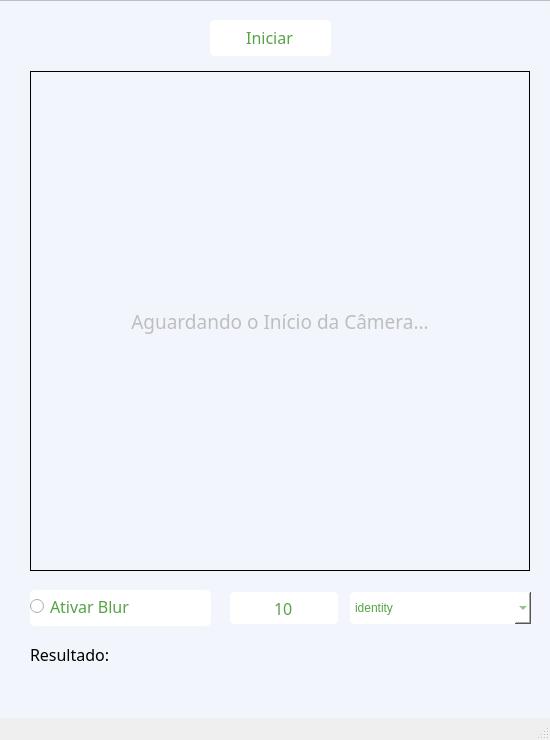
<?xml version="1.0" encoding="UTF-8"?>
<ui version="4.0">
 <class>MainWindow</class>
 <widget class="QMainWindow" name="MainWindow">
  <property name="geometry">
   <rect>
    <x>0</x>
    <y>0</y>
    <width>550</width>
    <height>740</height>
   </rect>
  </property>
  <property name="minimumSize">
   <size>
    <width>550</width>
    <height>740</height>
   </size>
  </property>
  <property name="maximumSize">
   <size>
    <width>550</width>
    <height>740</height>
   </size>
  </property>
  <property name="windowTitle">
   <string>SMULT</string>
  </property>
  <widget class="QWidget" name="centralwidget">
   <property name="maximumSize">
    <size>
     <width>1078</width>
     <height>740</height>
    </size>
   </property>
   <widget class="QFrame" name="frame">
    <property name="geometry">
     <rect>
      <x>-60</x>
      <y>0</y>
      <width>625</width>
      <height>741</height>
     </rect>
    </property>
    <property name="styleSheet">
     <string notr="true">background-color: rgb(242, 246, 252);</string>
    </property>
    <property name="frameShape">
     <enum>QFrame::StyledPanel</enum>
    </property>
    <property name="frameShadow">
     <enum>QFrame::Raised</enum>
    </property>
    <widget class="QWidget" name="verticalLayoutWidget_4">
     <property name="geometry">
      <rect>
       <x>410</x>
       <y>590</y>
       <width>181</width>
       <height>36</height>
      </rect>
     </property>
     <layout class="QVBoxLayout" name="qvboxlayout_conv">
      <item>
       <widget class="QFrame" name="qframe_conv">
        <property name="minimumSize">
         <size>
          <width>181</width>
          <height>32</height>
         </size>
        </property>
        <property name="maximumSize">
         <size>
          <width>181</width>
          <height>32</height>
         </size>
        </property>
        <property name="palette">
         <palette>
          <active>
           <colorrole role="Button">
            <brush brushstyle="SolidPattern">
             <color alpha="255">
              <red>255</red>
              <green>255</green>
              <blue>255</blue>
             </color>
            </brush>
           </colorrole>
           <colorrole role="Base">
            <brush brushstyle="SolidPattern">
             <color alpha="255">
              <red>255</red>
              <green>255</green>
              <blue>255</blue>
             </color>
            </brush>
           </colorrole>
           <colorrole role="Window">
            <brush brushstyle="SolidPattern">
             <color alpha="255">
              <red>255</red>
              <green>255</green>
              <blue>255</blue>
             </color>
            </brush>
           </colorrole>
          </active>
          <inactive>
           <colorrole role="Button">
            <brush brushstyle="SolidPattern">
             <color alpha="255">
              <red>255</red>
              <green>255</green>
              <blue>255</blue>
             </color>
            </brush>
           </colorrole>
           <colorrole role="Base">
            <brush brushstyle="SolidPattern">
             <color alpha="255">
              <red>255</red>
              <green>255</green>
              <blue>255</blue>
             </color>
            </brush>
           </colorrole>
           <colorrole role="Window">
            <brush brushstyle="SolidPattern">
             <color alpha="255">
              <red>255</red>
              <green>255</green>
              <blue>255</blue>
             </color>
            </brush>
           </colorrole>
          </inactive>
          <disabled>
           <colorrole role="Button">
            <brush brushstyle="SolidPattern">
             <color alpha="255">
              <red>255</red>
              <green>255</green>
              <blue>255</blue>
             </color>
            </brush>
           </colorrole>
           <colorrole role="Base">
            <brush brushstyle="SolidPattern">
             <color alpha="255">
              <red>255</red>
              <green>255</green>
              <blue>255</blue>
             </color>
            </brush>
           </colorrole>
           <colorrole role="Window">
            <brush brushstyle="SolidPattern">
             <color alpha="255">
              <red>255</red>
              <green>255</green>
              <blue>255</blue>
             </color>
            </brush>
           </colorrole>
          </disabled>
         </palette>
        </property>
        <property name="font">
         <font>
          <family>Fira Code</family>
          <pointsize>12</pointsize>
         </font>
        </property>
        <property name="styleSheet">
         <string notr="true">border-radius: 5px;
background-color: rgb(255, 255, 255);</string>
        </property>
        <property name="frameShape">
         <enum>QFrame::StyledPanel</enum>
        </property>
        <property name="frameShadow">
         <enum>QFrame::Raised</enum>
        </property>
        <widget class="QComboBox" name="qcombobox_conv">
         <property name="geometry">
          <rect>
           <x>0</x>
           <y>0</y>
           <width>181</width>
           <height>32</height>
          </rect>
         </property>
         <property name="maximumSize">
          <size>
           <width>181</width>
           <height>32</height>
          </size>
         </property>
         <property name="styleSheet">
          <string notr="true">color: rgb(85,163,69);</string>
         </property>
         <item>
          <property name="text">
           <string>identity</string>
          </property>
         </item>
         <item>
          <property name="text">
           <string>edge detection</string>
          </property>
         </item>
         <item>
          <property name="text">
           <string>laplacian</string>
          </property>
         </item>
         <item>
          <property name="text">
           <string>laplacian w/ diagonals</string>
          </property>
         </item>
         <item>
          <property name="text">
           <string>laplacian of gaussian</string>
          </property>
         </item>
         <item>
          <property name="text">
           <string>scharr</string>
          </property>
         </item>
         <item>
          <property name="text">
           <string>sobel edge horizontal</string>
          </property>
         </item>
         <item>
          <property name="text">
           <string>sobel edge vertical</string>
          </property>
         </item>
         <item>
          <property name="text">
           <string>line detection horizontal</string>
          </property>
         </item>
         <item>
          <property name="text">
           <string>line detection vertical</string>
          </property>
         </item>
         <item>
          <property name="text">
           <string>line detection 45°</string>
          </property>
         </item>
         <item>
          <property name="text">
           <string>line detection 135°</string>
          </property>
         </item>
         <item>
          <property name="text">
           <string>box blur</string>
          </property>
         </item>
         <item>
          <property name="text">
           <string>gaussian blur 3x3</string>
          </property>
         </item>
         <item>
          <property name="text">
           <string>gaussian blur 5x5</string>
          </property>
         </item>
         <item>
          <property name="text">
           <string>sharpen</string>
          </property>
         </item>
         <item>
          <property name="text">
           <string>unsharp masking</string>
          </property>
         </item>
        </widget>
       </widget>
      </item>
     </layout>
    </widget>
    <widget class="QWidget" name="verticalLayoutWidget_2">
     <property name="geometry">
      <rect>
       <x>270</x>
       <y>20</y>
       <width>121</width>
       <height>36</height>
      </rect>
     </property>
     <layout class="QVBoxLayout" name="qvboxlayout_start">
      <item>
       <widget class="QFrame" name="qframe_start">
        <property name="styleSheet">
         <string notr="true">border-radius: 5px;
background-color: rgb(255, 255, 255);</string>
        </property>
        <property name="frameShape">
         <enum>QFrame::StyledPanel</enum>
        </property>
        <property name="frameShadow">
         <enum>QFrame::Raised</enum>
        </property>
        <widget class="QPushButton" name="qbutton_start">
         <property name="geometry">
          <rect>
           <x>0</x>
           <y>0</y>
           <width>119</width>
           <height>34</height>
          </rect>
         </property>
         <property name="font">
          <font>
           <family>Fira Code</family>
           <pointsize>12</pointsize>
          </font>
         </property>
         <property name="contextMenuPolicy">
          <enum>Qt::DefaultContextMenu</enum>
         </property>
         <property name="styleSheet">
          <string notr="true">color: rgb(85,163,69);</string>
         </property>
         <property name="text">
          <string>Iniciar</string>
         </property>
         <property name="flat">
          <bool>false</bool>
         </property>
        </widget>
       </widget>
      </item>
     </layout>
    </widget>
    <widget class="QWidget" name="verticalLayoutWidget_3">
     <property name="geometry">
      <rect>
       <x>90</x>
       <y>590</y>
       <width>181</width>
       <height>36</height>
      </rect>
     </property>
     <layout class="QVBoxLayout" name="qvboxlayout_blur">
      <item>
       <widget class="QFrame" name="qframe_blur">
        <property name="palette">
         <palette>
          <active>
           <colorrole role="Button">
            <brush brushstyle="SolidPattern">
             <color alpha="255">
              <red>255</red>
              <green>255</green>
              <blue>255</blue>
             </color>
            </brush>
           </colorrole>
           <colorrole role="Base">
            <brush brushstyle="SolidPattern">
             <color alpha="255">
              <red>255</red>
              <green>255</green>
              <blue>255</blue>
             </color>
            </brush>
           </colorrole>
           <colorrole role="Window">
            <brush brushstyle="SolidPattern">
             <color alpha="255">
              <red>255</red>
              <green>255</green>
              <blue>255</blue>
             </color>
            </brush>
           </colorrole>
          </active>
          <inactive>
           <colorrole role="Button">
            <brush brushstyle="SolidPattern">
             <color alpha="255">
              <red>255</red>
              <green>255</green>
              <blue>255</blue>
             </color>
            </brush>
           </colorrole>
           <colorrole role="Base">
            <brush brushstyle="SolidPattern">
             <color alpha="255">
              <red>255</red>
              <green>255</green>
              <blue>255</blue>
             </color>
            </brush>
           </colorrole>
           <colorrole role="Window">
            <brush brushstyle="SolidPattern">
             <color alpha="255">
              <red>255</red>
              <green>255</green>
              <blue>255</blue>
             </color>
            </brush>
           </colorrole>
          </inactive>
          <disabled>
           <colorrole role="Button">
            <brush brushstyle="SolidPattern">
             <color alpha="255">
              <red>255</red>
              <green>255</green>
              <blue>255</blue>
             </color>
            </brush>
           </colorrole>
           <colorrole role="Base">
            <brush brushstyle="SolidPattern">
             <color alpha="255">
              <red>255</red>
              <green>255</green>
              <blue>255</blue>
             </color>
            </brush>
           </colorrole>
           <colorrole role="Window">
            <brush brushstyle="SolidPattern">
             <color alpha="255">
              <red>255</red>
              <green>255</green>
              <blue>255</blue>
             </color>
            </brush>
           </colorrole>
          </disabled>
         </palette>
        </property>
        <property name="styleSheet">
         <string notr="true">border-radius: 5px;
background-color: rgb(255, 255, 255);</string>
        </property>
        <property name="frameShape">
         <enum>QFrame::StyledPanel</enum>
        </property>
        <property name="frameShadow">
         <enum>QFrame::Raised</enum>
        </property>
        <widget class="QRadioButton" name="qradiobutton_blur">
         <property name="geometry">
          <rect>
           <x>0</x>
           <y>0</y>
           <width>181</width>
           <height>32</height>
          </rect>
         </property>
         <property name="palette">
          <palette>
           <active>
            <colorrole role="WindowText">
             <brush brushstyle="SolidPattern">
              <color alpha="255">
               <red>85</red>
               <green>163</green>
               <blue>69</blue>
              </color>
             </brush>
            </colorrole>
            <colorrole role="Button">
             <brush brushstyle="SolidPattern">
              <color alpha="255">
               <red>255</red>
               <green>255</green>
               <blue>255</blue>
              </color>
             </brush>
            </colorrole>
            <colorrole role="Text">
             <brush brushstyle="SolidPattern">
              <color alpha="255">
               <red>85</red>
               <green>163</green>
               <blue>69</blue>
              </color>
             </brush>
            </colorrole>
            <colorrole role="ButtonText">
             <brush brushstyle="SolidPattern">
              <color alpha="255">
               <red>85</red>
               <green>163</green>
               <blue>69</blue>
              </color>
             </brush>
            </colorrole>
            <colorrole role="Base">
             <brush brushstyle="SolidPattern">
              <color alpha="255">
               <red>255</red>
               <green>255</green>
               <blue>255</blue>
              </color>
             </brush>
            </colorrole>
            <colorrole role="Window">
             <brush brushstyle="SolidPattern">
              <color alpha="255">
               <red>255</red>
               <green>255</green>
               <blue>255</blue>
              </color>
             </brush>
            </colorrole>
           </active>
           <inactive>
            <colorrole role="WindowText">
             <brush brushstyle="SolidPattern">
              <color alpha="255">
               <red>85</red>
               <green>163</green>
               <blue>69</blue>
              </color>
             </brush>
            </colorrole>
            <colorrole role="Button">
             <brush brushstyle="SolidPattern">
              <color alpha="255">
               <red>255</red>
               <green>255</green>
               <blue>255</blue>
              </color>
             </brush>
            </colorrole>
            <colorrole role="Text">
             <brush brushstyle="SolidPattern">
              <color alpha="255">
               <red>85</red>
               <green>163</green>
               <blue>69</blue>
              </color>
             </brush>
            </colorrole>
            <colorrole role="ButtonText">
             <brush brushstyle="SolidPattern">
              <color alpha="255">
               <red>85</red>
               <green>163</green>
               <blue>69</blue>
              </color>
             </brush>
            </colorrole>
            <colorrole role="Base">
             <brush brushstyle="SolidPattern">
              <color alpha="255">
               <red>255</red>
               <green>255</green>
               <blue>255</blue>
              </color>
             </brush>
            </colorrole>
            <colorrole role="Window">
             <brush brushstyle="SolidPattern">
              <color alpha="255">
               <red>255</red>
               <green>255</green>
               <blue>255</blue>
              </color>
             </brush>
            </colorrole>
           </inactive>
           <disabled>
            <colorrole role="WindowText">
             <brush brushstyle="SolidPattern">
              <color alpha="255">
               <red>85</red>
               <green>163</green>
               <blue>69</blue>
              </color>
             </brush>
            </colorrole>
            <colorrole role="Button">
             <brush brushstyle="SolidPattern">
              <color alpha="255">
               <red>255</red>
               <green>255</green>
               <blue>255</blue>
              </color>
             </brush>
            </colorrole>
            <colorrole role="Text">
             <brush brushstyle="SolidPattern">
              <color alpha="255">
               <red>85</red>
               <green>163</green>
               <blue>69</blue>
              </color>
             </brush>
            </colorrole>
            <colorrole role="ButtonText">
             <brush brushstyle="SolidPattern">
              <color alpha="255">
               <red>85</red>
               <green>163</green>
               <blue>69</blue>
              </color>
             </brush>
            </colorrole>
            <colorrole role="Base">
             <brush brushstyle="SolidPattern">
              <color alpha="255">
               <red>255</red>
               <green>255</green>
               <blue>255</blue>
              </color>
             </brush>
            </colorrole>
            <colorrole role="Window">
             <brush brushstyle="SolidPattern">
              <color alpha="255">
               <red>255</red>
               <green>255</green>
               <blue>255</blue>
              </color>
             </brush>
            </colorrole>
           </disabled>
          </palette>
         </property>
         <property name="font">
          <font>
           <family>Fira Code</family>
           <pointsize>12</pointsize>
          </font>
         </property>
         <property name="styleSheet">
          <string notr="true">color: rgb(85,163,69);</string>
         </property>
         <property name="text">
          <string>Ativar Blur</string>
         </property>
        </widget>
       </widget>
      </item>
     </layout>
    </widget>
    <widget class="QWidget" name="verticalLayoutWidget_6">
     <property name="geometry">
      <rect>
       <x>290</x>
       <y>590</y>
       <width>111</width>
       <height>36</height>
      </rect>
     </property>
     <layout class="QVBoxLayout" name="qvboxlayout_th">
      <item>
       <widget class="QFrame" name="qframe_th">
        <property name="minimumSize">
         <size>
          <width>108</width>
          <height>32</height>
         </size>
        </property>
        <property name="maximumSize">
         <size>
          <width>108</width>
          <height>32</height>
         </size>
        </property>
        <property name="palette">
         <palette>
          <active>
           <colorrole role="Button">
            <brush brushstyle="SolidPattern">
             <color alpha="255">
              <red>255</red>
              <green>255</green>
              <blue>255</blue>
             </color>
            </brush>
           </colorrole>
           <colorrole role="Base">
            <brush brushstyle="SolidPattern">
             <color alpha="255">
              <red>255</red>
              <green>255</green>
              <blue>255</blue>
             </color>
            </brush>
           </colorrole>
           <colorrole role="Window">
            <brush brushstyle="SolidPattern">
             <color alpha="255">
              <red>255</red>
              <green>255</green>
              <blue>255</blue>
             </color>
            </brush>
           </colorrole>
          </active>
          <inactive>
           <colorrole role="Button">
            <brush brushstyle="SolidPattern">
             <color alpha="255">
              <red>255</red>
              <green>255</green>
              <blue>255</blue>
             </color>
            </brush>
           </colorrole>
           <colorrole role="Base">
            <brush brushstyle="SolidPattern">
             <color alpha="255">
              <red>255</red>
              <green>255</green>
              <blue>255</blue>
             </color>
            </brush>
           </colorrole>
           <colorrole role="Window">
            <brush brushstyle="SolidPattern">
             <color alpha="255">
              <red>255</red>
              <green>255</green>
              <blue>255</blue>
             </color>
            </brush>
           </colorrole>
          </inactive>
          <disabled>
           <colorrole role="Button">
            <brush brushstyle="SolidPattern">
             <color alpha="255">
              <red>255</red>
              <green>255</green>
              <blue>255</blue>
             </color>
            </brush>
           </colorrole>
           <colorrole role="Base">
            <brush brushstyle="SolidPattern">
             <color alpha="255">
              <red>255</red>
              <green>255</green>
              <blue>255</blue>
             </color>
            </brush>
           </colorrole>
           <colorrole role="Window">
            <brush brushstyle="SolidPattern">
             <color alpha="255">
              <red>255</red>
              <green>255</green>
              <blue>255</blue>
             </color>
            </brush>
           </colorrole>
          </disabled>
         </palette>
        </property>
        <property name="styleSheet">
         <string notr="true">border-radius: 5px;
background-color: rgb(255, 255, 255);</string>
        </property>
        <property name="frameShape">
         <enum>QFrame::StyledPanel</enum>
        </property>
        <property name="frameShadow">
         <enum>QFrame::Raised</enum>
        </property>
        <widget class="QLineEdit" name="qlineedit_th">
         <property name="geometry">
          <rect>
           <x>0</x>
           <y>0</y>
           <width>108</width>
           <height>32</height>
          </rect>
         </property>
         <property name="minimumSize">
          <size>
           <width>108</width>
           <height>32</height>
          </size>
         </property>
         <property name="maximumSize">
          <size>
           <width>108</width>
           <height>32</height>
          </size>
         </property>
         <property name="font">
          <font>
           <family>Fira Code</family>
           <pointsize>12</pointsize>
          </font>
         </property>
         <property name="styleSheet">
          <string notr="true">color: rgb(85,163,69);</string>
         </property>
         <property name="text">
          <string>10</string>
         </property>
         <property name="alignment">
          <set>Qt::AlignCenter</set>
         </property>
        </widget>
       </widget>
      </item>
     </layout>
    </widget>
    <widget class="QWidget" name="verticalLayoutWidget_13">
     <property name="geometry">
      <rect>
       <x>90</x>
       <y>640</y>
       <width>501</width>
       <height>36</height>
      </rect>
     </property>
     <layout class="QVBoxLayout" name="qvboxlayout_resultado">
      <item>
       <widget class="QFrame" name="qframe_resultado">
        <property name="palette">
         <palette>
          <active>
           <colorrole role="Button">
            <brush brushstyle="SolidPattern">
             <color alpha="255">
              <red>242</red>
              <green>246</green>
              <blue>252</blue>
             </color>
            </brush>
           </colorrole>
           <colorrole role="Base">
            <brush brushstyle="SolidPattern">
             <color alpha="255">
              <red>242</red>
              <green>246</green>
              <blue>252</blue>
             </color>
            </brush>
           </colorrole>
           <colorrole role="Window">
            <brush brushstyle="SolidPattern">
             <color alpha="255">
              <red>242</red>
              <green>246</green>
              <blue>252</blue>
             </color>
            </brush>
           </colorrole>
          </active>
          <inactive>
           <colorrole role="Button">
            <brush brushstyle="SolidPattern">
             <color alpha="255">
              <red>242</red>
              <green>246</green>
              <blue>252</blue>
             </color>
            </brush>
           </colorrole>
           <colorrole role="Base">
            <brush brushstyle="SolidPattern">
             <color alpha="255">
              <red>242</red>
              <green>246</green>
              <blue>252</blue>
             </color>
            </brush>
           </colorrole>
           <colorrole role="Window">
            <brush brushstyle="SolidPattern">
             <color alpha="255">
              <red>242</red>
              <green>246</green>
              <blue>252</blue>
             </color>
            </brush>
           </colorrole>
          </inactive>
          <disabled>
           <colorrole role="Button">
            <brush brushstyle="SolidPattern">
             <color alpha="255">
              <red>242</red>
              <green>246</green>
              <blue>252</blue>
             </color>
            </brush>
           </colorrole>
           <colorrole role="Base">
            <brush brushstyle="SolidPattern">
             <color alpha="255">
              <red>242</red>
              <green>246</green>
              <blue>252</blue>
             </color>
            </brush>
           </colorrole>
           <colorrole role="Window">
            <brush brushstyle="SolidPattern">
             <color alpha="255">
              <red>242</red>
              <green>246</green>
              <blue>252</blue>
             </color>
            </brush>
           </colorrole>
          </disabled>
         </palette>
        </property>
        <property name="styleSheet">
         <string notr="true">border-radius: 5px;</string>
        </property>
        <property name="frameShape">
         <enum>QFrame::StyledPanel</enum>
        </property>
        <property name="frameShadow">
         <enum>QFrame::Raised</enum>
        </property>
        <widget class="QLabel" name="qlabel_resultado">
         <property name="geometry">
          <rect>
           <x>0</x>
           <y>-1</y>
           <width>501</width>
           <height>31</height>
          </rect>
         </property>
         <property name="font">
          <font>
           <family>Fira Code</family>
           <pointsize>12</pointsize>
          </font>
         </property>
         <property name="text">
          <string>Resultado: </string>
         </property>
        </widget>
       </widget>
      </item>
     </layout>
    </widget>
    <widget class="QWidget" name="verticalLayoutWidget">
     <property name="geometry">
      <rect>
       <x>90</x>
       <y>70</y>
       <width>502</width>
       <height>502</height>
      </rect>
     </property>
     <layout class="QVBoxLayout" name="qvboxlayout_camera">
      <item>
       <widget class="QLabel" name="qlabel_camera">
        <property name="enabled">
         <bool>false</bool>
        </property>
        <property name="minimumSize">
         <size>
          <width>500</width>
          <height>500</height>
         </size>
        </property>
        <property name="maximumSize">
         <size>
          <width>500</width>
          <height>500</height>
         </size>
        </property>
        <property name="font">
         <font>
          <family>Fira Code</family>
          <pointsize>14</pointsize>
          <weight>50</weight>
          <italic>false</italic>
          <bold>false</bold>
          <underline>false</underline>
         </font>
        </property>
        <property name="styleSheet">
         <string notr="true">border: 1px solid black;</string>
        </property>
        <property name="text">
         <string>Aguardando o Início da Câmera...</string>
        </property>
        <property name="alignment">
         <set>Qt::AlignCenter</set>
        </property>
       </widget>
      </item>
     </layout>
    </widget>
   </widget>
  </widget>
  <widget class="QStatusBar" name="statusbar"/>
 </widget>
 <resources/>
 <connections/>
</ui>
